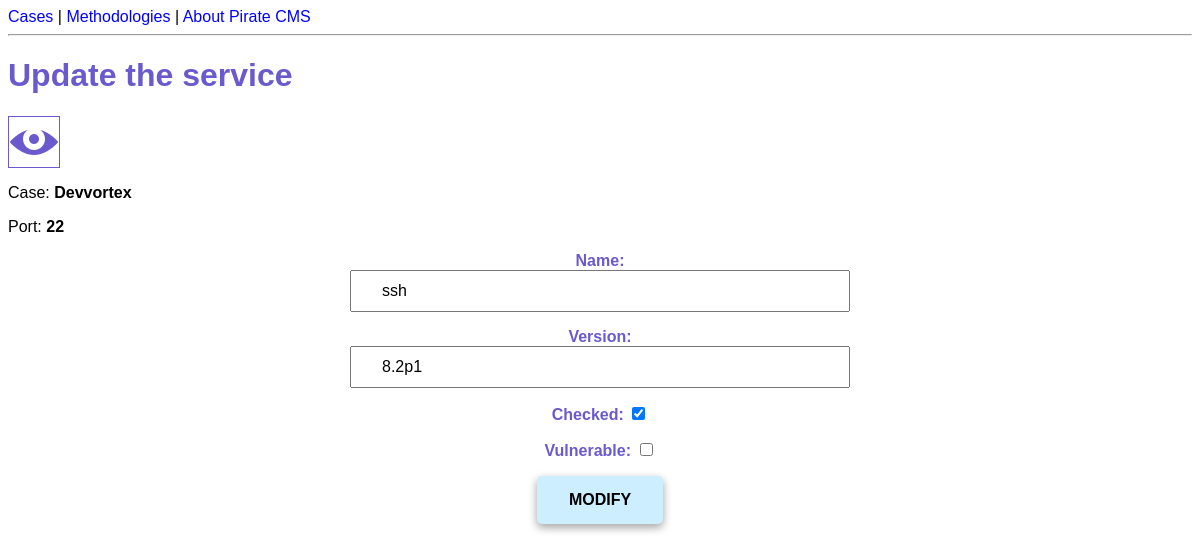
The page /update_service/38/ on the database its author committed.
### cms/models.py (models this page shows, shortened)
class Service(models.Model):
    name = models.fields.CharField(max_length=250, null=True)
    port = models.fields.IntegerField(null=False, default=0, validators=[MaxValueValidator(65535)])
    version = models.fields.CharField(max_length=10, null=True, blank=True)
    checked = models.fields.BooleanField(default=False)
    vulnerable = models.fields.BooleanField(default=False)
    linked_methodology = models.ForeignKey(Methodology, null=True, on_delete=models.SET_NULL)
    linked_case = models.ForeignKey(Case, on_delete=models.CASCADE, null=True)

class Case(models.Model):
    class State(models.TextChoices):
        ENUMERATION = 'Enumeration'
        FOOTHOLD = 'Foothold'
        PRIVESC = 'Privilege escalation'
        ROOTED = 'Rooted'
    class OperatingSystem(models.TextChoices):
        UNKNOWN = 'Unknown'
        LINUX = 'Linux'
        WINDOWS = 'Windows'
    class TypeTarget(models.TextChoices):
        CAPTURE_THE_FLAG = 'Capture the flag'
        BUG_BOUNTY = 'Bug bounty'
        IN_THE_WILD = 'In the wild'
        NOT_DEFINED = 'Not defined'
    name = models.fields.CharField(max_length=250, null=True)
    webpage = models.fields.URLField(null=True, blank=True)
    address = models.fields.CharField(max_length=250, null=True)
    description = models.fields.CharField(max_length=1000, null=True, blank=True)
    state = models.fields.CharField(choices=State.choices, max_length=20, default="Enumeration")
    OS = models.fields.CharField(choices=OperatingSystem.choices, max_length=10, default="Unknown")
    last_update = models.fields.DateField(null=True, default=date.today())
    type_of_target = models.fields.CharField(choices=TypeTarget.choices, max_length=20, default='Not defined')
    def __str__(self):
        return f'{self.name}'

### cms/views.py (the view)
# urls.py: path('update_service/<int:id>/', views.update_service, name='update-service'),
def update_service(request, id):
    service = Service.objects.get(id=id)
    case = Case.objects.get(id=service.linked_case_id)
    if request.method == 'POST':
        form = UpdateServiceForm(request.POST, instance=service)
        if form.is_valid():
            case.last_update = date.today()
            case.save()
            form.save()
            messages.add_message(request, messages.INFO, "The service has been updated successfully ...")
            return redirect('case-detail', case.id)
    else:
        form = UpdateServiceForm(instance=service)
    return render (request, 'cms/update_service.html', {'form': form, 'service': service, 'case': case })

### cms/forms.py
class UpdateServiceForm(forms.ModelForm):
    class Meta:
        model = Service
        fields = ['name', 'version', 'checked', 'vulnerable']
        widgets = {
            'name': forms.TextInput(attrs={
                'class': "form-control",
                'style': STYLE_PARAMETERS,
                }),
            'version': forms.TextInput(attrs={
                'class': "form-control",
                'style': STYLE_PARAMETERS,
                }),
            'checked': forms.CheckboxInput(attrs={
                'class': "form-control",
                }),
            'vulnerable': forms.CheckboxInput(attrs={
                'class': "form-control",
                }),
        }

### cms/templates/cms/update_service.html (shortened to what this page needs)
{% extends 'cms/base.html' %}
{% load static %}
{% block content %}
<h1>Update the service</h1>
<a href="{% url 'case-detail' case.id %}">
    <img  src="{% static 'cms/view_icon.png' %}" class="big_icons" title="Back to case details">
</a>
<p>Case: <strong>{{ service.linked_case }}</strong></p>
<p>Port: <strong>{{ service.port }}</strong></p>
<form action="" method="post">
    {{ form.as_p }}
    <input type="submit" value="MODIFY" class="submit_btn">
</form>
{% endblock %}

### cms/static/cms/styles.css (style rules this page uses)
* { font-family: Helvetica; }
h1 { color: slateblue; }
a { text-decoration: none; color: blue; }
.big_icons { border: solid slateblue 1px; }
form { margin-right: auto; margin-left: auto; width: 500px; text-align: center; }
.submit_btn { background-color: #cceeff; padding: 15px 32px; font-size: 16px; font-weight: bold; border: none; color: black; border-radius: 5px; box-shadow: 0 4px 8px 0 rgba(0,0,0,0.2), 0 3px 10px 0 rgba(0,0,0,0.19); }
label { color: slateblue; font-weight: bold; }

### rows shown on the page
Service: linked_case "Devvortex", port "22", name "ssh", version "8.2p1", checked "☑"
